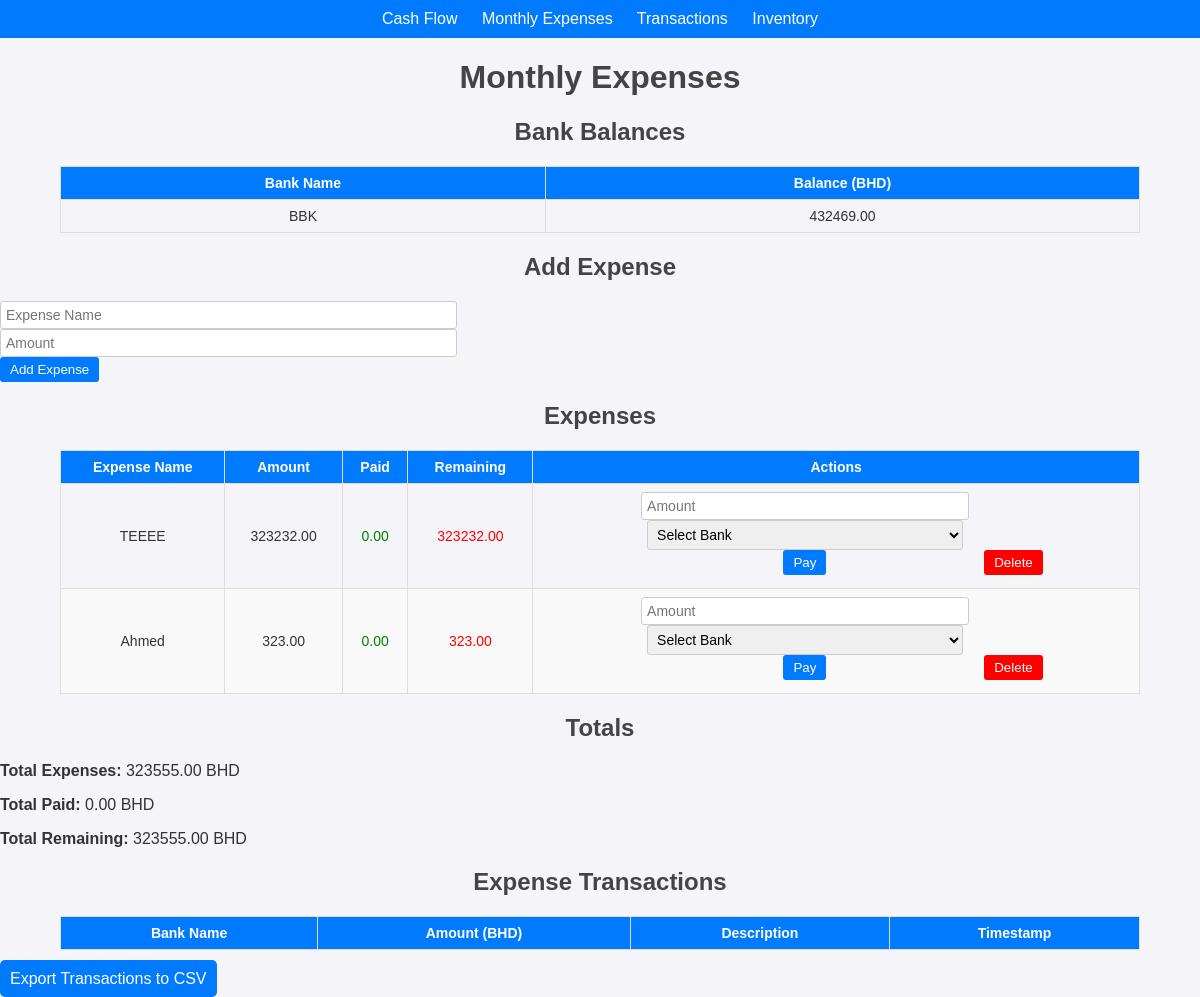
/monthly_expenses (signed in), run on the app's committed database.
### app.py (models this page shows)
class Bank(db.Model):
    id = db.Column(db.Integer, primary_key=True)
    name = db.Column(db.String(100), unique=True, nullable=False)
    balance = db.Column(db.Float, nullable=False, default=0.0)
    user_id = db.Column(db.Integer, db.ForeignKey('user.id'), nullable=False)
    transactions = db.relationship(
        "Transaction",
        backref="bank",
        cascade="all, delete-orphan",  # Enable cascade delete
        lazy=True
    )

class Expense(db.Model):
    id = db.Column(db.Integer, primary_key=True)
    name = db.Column(db.String(100), nullable=False)
    amount = db.Column(db.Float, nullable=False)
    paid = db.Column(db.Float, nullable=False, default=0.0)
    user_id = db.Column(db.Integer, db.ForeignKey('user.id'), nullable=False)
    transactions = db.relationship(
        "Transaction",
        backref="expense",
        cascade="all, delete-orphan",  # Enable cascade delete
        lazy=True
    )

### app.py (the view, shortened to what this page needs)
@app.route("/monthly_expenses", methods=["GET", "POST"])
def monthly_expenses():
    user_id = session.get("user_id")
    if not user_id:
        flash("You must be logged in to perform this action.", "error")
        return redirect(url_for("login"))
    banks = Bank.query.filter_by(user_id=user_id).all()
    expenses = Expense.query.filter_by(user_id=user_id).all()
    total_expenses = sum(expense.amount for expense in expenses)
    total_paid = sum(expense.paid for expense in expenses)
    total_remaining = total_expenses - total_paid
    expense_transactions = Transaction.query.filter_by(
        user_id=user_id, type="expense_payment").order_by(Transaction.timestamp.desc()).all()
    return render_template(
        "monthly_expenses.html",
        banks=banks,
        expenses=expenses,
        total_expenses=total_expenses,
        total_paid=total_paid,
        total_remaining=total_remaining,
        expense_transactions=expense_transactions
    )

### app.py (called while the page is built)
@app.before_request
def require_login():
    allowed_routes = ["login", "signup",
                      "logout", "init_db", "set_default_bank"]
    if "user" not in session and request.endpoint not in allowed_routes:
        return redirect(url_for("login"))

### templates/monthly_expenses.html (shortened to what this page needs)
<!DOCTYPE html>
<html lang="en">
<head>
</head>
<body>
    <nav style="background-color: #007BFF; padding: 10px; text-align: center;">
        <a href="{{ url_for('cash_flow') }}" style="color: white; text-decoration: none; margin-right: 20px;">Cash
            Flow</a>
        <a href="{{ url_for('monthly_expenses') }}"
            style="color: white; text-decoration: none; margin-right: 20px;">Monthly Expenses</a>
        <a href="{{ url_for('transactions') }}"
            style="color: white; text-decoration: none; margin-right: 20px;">Transactions</a>
        <a href="{{ url_for('inventory_page') }}" style="color: white; text-decoration: none;">Inventory</a>
    </nav>
    <h1>Monthly Expenses</h1>
    <h2>Bank Balances</h2>
    <table>
        <thead>
            <tr>
                <th>Bank Name</th>
                <th>Balance (BHD)</th>
            </tr>
        </thead>
        <tbody>
            {% for bank in banks %}
            <tr>
                <td>{{ bank.name }}</td>
                <td>{{ "%.2f" | format(bank.balance) }}</td>
            </tr>
            {% endfor %}
        </tbody>
    </table>
    <h2>Add Expense</h2>
    <form method="POST" autocomplete="off">
        <input type="text" name="expense_name" placeholder="Expense Name" required>
        <input type="number" name="expense_amount" placeholder="Amount" step="0.01" required>
        <button type="submit">Add Expense</button>
    </form>
    <h2>Expenses</h2>
    <table>
        <thead>
            <tr>
                <th>Expense Name</th>
                <th>Amount</th>
                <th>Paid</th>
                <th>Remaining</th>
                <th>Actions</th>
            </tr>
        </thead>
        <tbody>
            {% for expense in expenses %}
            <tr>
                <td>{{ expense.name }}</td>
                <td>{{ "%.2f" | format(expense.amount) }}</td>
                <td style="color: green;">{{ "%.2f" | format(expense.paid) }}</td>
                <td style="color: red;">{{ "%.2f" | format(expense.amount - expense.paid) }}</td>
                <td>
                    <form method="POST" style="margin-bottom: 5px;">
                        <input type="number" name="amount_paid" placeholder="Amount" step="0.01" required>
                        <select name="bank_id" required>
                            <option value="" selected>Select Bank</option>
                        </select>
                        <button type="submit">Pay</button>
                    </form>
                    <form method="POST" style="display: inline;">
                        <button type="submit" style="background-color: red;" formnovalidate
                            onclick="return confirmDelete();">Delete</button>
                    </form>
                </td>
            </tr>
            {% endfor %}
        </tbody>
    </table>
    <h2>Totals</h2>
    <p><strong>Total Expenses:</strong> {{ "%.2f" | format(total_expenses) }} BHD</p>
    <p><strong>Total Paid:</strong> {{ "%.2f" | format(total_paid) }} BHD</p>
    <p><strong>Total Remaining:</strong> {{ "%.2f" | format(total_remaining) }} BHD</p>
    <h2>Expense Transactions</h2>
    <table>
        <thead>
            <tr>
                <th>Bank Name</th>
                <th>Amount (BHD)</th>
                <th>Description</th>
                <th>Timestamp</th>
            </tr>
        </thead>
    </table>
    <a href="{{ url_for('export_transactions') }}"
        style="background-color: #007BFF; color: white; padding: 10px; text-decoration: none; border-radius: 5px;">
        Export Transactions to CSV
    </a>
</body>
</html>

### templates/monthly_expenses.html (style rules this page uses)
body { font-family: Arial, sans-serif; margin: 0; padding: 0; background-color: #f4f4f9; color: #333; }
h1, h2 { text-align: center; color: #444; }
table { width: 90%; margin: 20px auto; border-collapse: collapse; font-size: 14px; }
th, td { border: 1px solid #ddd; padding: 8px; text-align: center; }
th { background-color: #007BFF; color: white; }
tr:nth-child(even) { background-color: #f9f9f9; }
button { background-color: #007BFF; color: white; border: none; padding: 5px 10px; border-radius: 3px; cursor: pointer; }
input[type="number"], input[type="text"], select { padding: 5px; font-size: 14px; border: 1px solid #ccc; border-radius: 3px; width: 90%; }
form { display: inline-block; }

### data on the page
Bank: name "BBK", balance "432469.00"
Expense: name "TEEEE", amount "323232.00", paid "0.00", expense.amount-expense.paid "323232.00"
Expense: name "Ahmed", amount "323.00", paid "0.00", expense.amount-expense.paid "323.00"

### other printed values
{{ "%.2f" | format(total_expenses) }} "323555.00"
{{ "%.2f" | format(total_paid) }} "0.00"
{{ "%.2f" | format(total_remaining) }} "323555.00"
